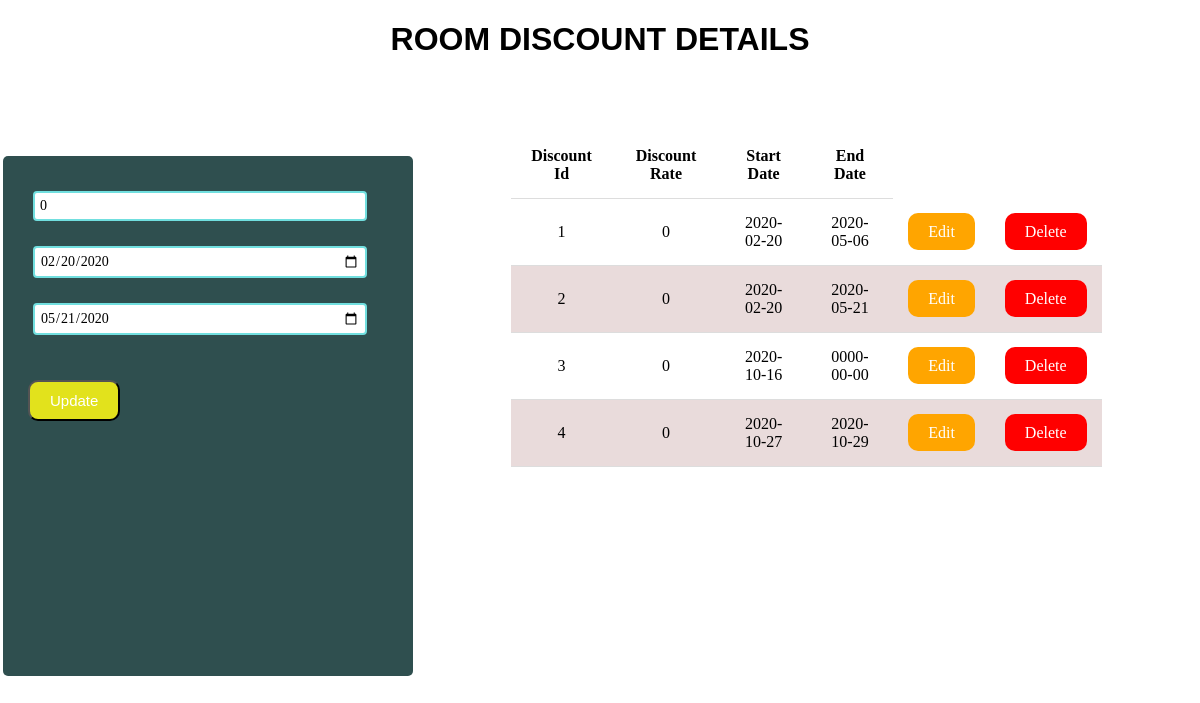
Screenshot of /room-discount.php?edit=2 with the database file from the repository.
### tables this page shows
CREATE TABLE `room_discount` (
  `discount_id` int(11) NOT NULL,
  `discount_rate` int(11) NOT NULL,
  `start_date` date NOT NULL,
  `end_date` date NOT NULL
);

### server1.php (called while the page is built, shortened)
<?php
$db=mysqli_connect('localhost','root','','roomdb');
$result=mysqli_query($db,"SELECT * FROM room_discount");
 ?>

### room-discount.php (the view, shortened to what this page needs)
<?php include('server1.php');
if(isset($_GET['edit'])){
   $discount_id=$_GET['edit'];
   $edit_state=true;
   $rec=mysqli_query($db,"SELECT * FROM room_discount WHERE discount_id=$discount_id");
   $record=mysqli_fetch_array($rec);
   $discount_rate=$record['discount_rate'];
   $start_date=$record['start_date'];
   $end_date=$record['end_date'];
}
?>
<!DOCTYPE html>
<html lang="en">
<head>
    <link rel="stylesheet" type="text/css" href="style.css">
</head>
<body>
    <div class="container">
        <h1>ROOM DISCOUNT DETAILS</h1>
    </div>
    <div class="container2">
<form method="post" action="server1.php">
    <input type="text" name="discount_rate" placeholder="Discount Rate" value="<?php echo $discount_rate; ?>">
    <input class="same" type="Date" name="start_date" placeholder="Start Date" value="<?php echo $start_date; ?>">
    <input class="same" type="Date" name="end_date" placeholder="End Date" value="<?php echo $end_date; ?>">
    <div class="buttonbox">
       <?php if($edit_state == false): ?>
         <button type="submit" class="btn1" name="create">create</button>
         <?php else:?>
        <button type="submit" class="btn3" name="update">Update</button>
        <?php endif ?>
    </div>
</form >
</div>
    <div class="tablebox">
        <table>
            <thead>
                <tr>
                    <th scope="col">Discount Id</th>
                    <th scope="col">Discount Rate</th>
                    <th scope="col">Start Date</th>
                    <th scope="col">End Date</th>
                </tr>
            </thead>
            <tbody>
                <?php while($row=mysqli_fetch_array($result)){?>
                <tr>
                    <td><?php echo $row['discount_id'] ?></td>
                    <td><?php echo $row['discount_rate'] ?></td>
                    <td><?php echo $row['start_date'] ?></td>
                    <td><?php echo $row['end_date'] ?></td>
                    <td><a class="edit_btn" href="room-discount.php?edit=<?php echo $row['discount_id']; ?>">Edit</a></td>
                    <td><a class="delete_btn" href="server1.php?delete=<?php echo $row['discount_id']; ?>">Delete</a></td>
                </tr>
                <?php } ?>
            </tbody>
        </table>
    </div>
</body>
</html>

### style.css (style rules this page uses)
body { padding: 0; margin: 0; }
.container h1 { padding-bottom: 4px; text-align: center; font-family: sans-serif; }
.container2 { width: 400px; height: 500px; position: relative; background:#2F4F4F; margin: 6% auto; padding: 10px 5px; border-radius: 5px; float: left; margin-left: 3px; }
.container2 input { border:2px solid rgb(113, 223, 223); border-radius: 4px; display:block; font-family: inherit; font-size: 14px; padding: 5px; width: 80%; margin :25px ; }
.buttonbox button { padding: 10px 20px; margin: 20px 20px; border-radius: 10px; font-size: 15px; }
.btn3 { background: rgb(226, 226, 28); color: white; }
.tablebox { margin-top: 70px; display: flex; justify-content: center; }
table { width: 75%; height: auto; border-collapse: collapse; }
table,th,td { text-align: center; padding: 15px; border-bottom: 1px solid #ddd; }
tr:nth-child(even) { background-color: #e9dbdb; }
.edit_btn { text-decoration: none; padding: 10px 20px; background: #ffa500; color: white; border-radius: 10px; }
.delete_btn { text-decoration: none; padding: 10px 20px; background: red; color: white; border-radius: 10px; }

### rows the page displays
room_discount: discount_rate "0", start_date "02/20/2020", end_date "05/21/2020", discount_id "2", start_date "2020-02-20", end_date "2020-05-21"
room_discount: discount_id "1", discount_rate "0", start_date "2020-02-20", end_date "2020-05-06"
room_discount: discount_id "3", discount_rate "0", start_date "2020-10-16", end_date "0000-00-00"
room_discount: discount_id "4", discount_rate "0", start_date "2020-10-27", end_date "2020-10-29"
